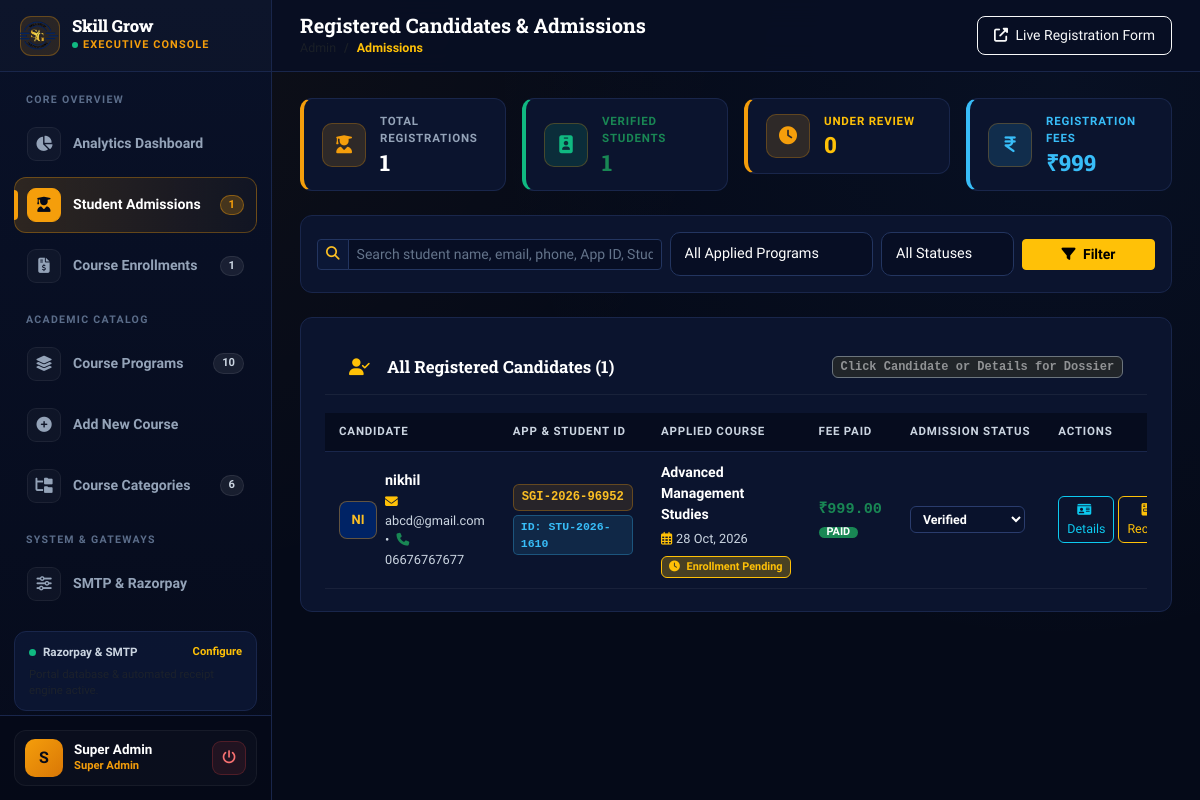
Screenshot of /admin/admissions.php (signed in) with the database file from the repository.
### tables this page shows
CREATE TABLE `admissions` (
  `id` int NOT NULL,
  `student_id` varchar(30) DEFAULT NULL,
  `application_id` varchar(30) NOT NULL,
  `full_name` varchar(120) NOT NULL,
  `email` varchar(120) NOT NULL,
  `phone` varchar(20) NOT NULL,
  `course_name` varchar(150) NOT NULL,
  `qualification` varchar(100) DEFAULT NULL,
  `aadhaar_number` varchar(20) DEFAULT NULL,
  `fee_amount` decimal(10,2) DEFAULT '999.00',
  `payment_status` enum('paid','pending','failed') DEFAULT 'paid',
  `payment_method` varchar(50) DEFAULT 'UPI',
  `admission_status` enum('verified','under_review','approved','rejected') DEFAULT 'verified',
  `created_at` timestamp NULL DEFAULT CURRENT_TIMESTAMP,
  `photo_doc` varchar(255) DEFAULT NULL,
  `aadhaar_doc` varchar(255) DEFAULT NULL,
  `marksheet_doc` varchar(255) DEFAULT NULL,
  `razorpay_order_id` varchar(100) DEFAULT NULL,
  `razorpay_payment_id` varchar(100) DEFAULT NULL,
  `otp_code` varchar(10) DEFAULT NULL,
  `otp_verified` tinyint(1) DEFAULT '0'
);

### admin/admissions.php (the view, shortened to what this page needs)
<?php
require_once __DIR__ . '/../includes/db.php';
$search = trim($_GET['search'] ?? '');
$sql = "SELECT * FROM admissions WHERE 1=1";
$params = [];
$sql .= " ORDER BY id DESC";
$stmt = $pdo->prepare($sql);
$stmt->execute($params);
$admissions = $stmt->fetchAll();
$statAdm = [
    'total_registered' => $pdo->query("SELECT COUNT(*) FROM admissions")->fetchColumn() ?: 0,
    'total_verified'   => $pdo->query("SELECT COUNT(*) FROM admissions WHERE admission_status = 'verified'")->fetchColumn() ?: 0,
    'total_review'     => $pdo->query("SELECT COUNT(*) FROM admissions WHERE admission_status = 'under_review'")->fetchColumn() ?: 0,
    'total_fee'        => $pdo->query("SELECT SUM(fee_amount) FROM admissions WHERE payment_status = 'paid'")->fetchColumn() ?: 0,
];
$linkedEnrollmentsMap = [];
?>
<!DOCTYPE html>
<html lang="en">
<head>
  <link href="https://cdn.jsdelivr.net/npm/bootstrap@5.3.3/dist/css/bootstrap.min.css" rel="stylesheet">
  <link rel="stylesheet" href="https://cdnjs.cloudflare.com/ajax/libs/font-awesome/6.5.0/css/all.min.css">
  <link rel="stylesheet" href="assets/css/admin.css">
</head>
<body>
  <div class="admin-layout-wrapper">
    <?php require_once __DIR__ . '/includes/sidebar.php'; ?>
    <div class="admin-main">
      <header class="admin-topbar">
        <div class="d-flex align-items-center gap-3">
          <div>
            <h1 class="page-title-text" style="font-size: 1.25rem; font-family: var(--font-heading); margin: 0; font-weight: 700;">
              Registered Candidates & Admissions
            </h1>
            <nav aria-label="breadcrumb">
              <ol class="breadcrumb mb-0" style="font-size: 0.78rem;">
                <li class="breadcrumb-item"><a href="index.php" class="text-muted text-decoration-none">Admin</a></li>
                <li class="breadcrumb-item active text-warning">Admissions</li>
              </ol>
            </nav>
          </div>
        </div>
        <div class="d-flex gap-2">
          <a href="../register.php" target="_blank" class="btn btn-outline-light btn-sm px-3 py-2 rounded-3">
            <i class="fas fa-external-link-alt me-1"></i> Live Registration Form
          </a>
        </div>
      </header>
      <main class="admin-content">
        <div class="row g-3 mb-4">
          <div class="col-md-3">
            <div class="stat-metric-card" style="border-left: 4px solid var(--admin-primary);">
              <div class="stat-metric-icon" style="background: rgba(245, 158, 11, 0.15); color: #f59e0b;">
                <i class="fas fa-user-graduate"></i>
              </div>
              <div>
                <div class="stat-metric-title">Total Registrations</div>
                <div class="text-white stat-metric-val"><?= number_format($statAdm['total_registered']) ?></div>
              </div>
            </div>
          </div>
          <div class="col-md-3">
            <div class="stat-metric-card" style="border-left: 4px solid #10b981;">
              <div class="stat-metric-icon" style="background: rgba(16, 185, 129, 0.15); color: #10b981;">
                <i class="fas fa-id-badge"></i>
              </div>
              <div>
                <div class="stat-metric-title text-success">Verified Students</div>
                <div class="text-success stat-metric-val"><?= number_format($statAdm['total_verified']) ?></div>
              </div>
            </div>
          </div>
          <div class="col-md-3">
            <div class="stat-metric-card" style="border-left: 4px solid #f59e0b;">
              <div class="stat-metric-icon" style="background: rgba(245, 158, 11, 0.15); color: #f59e0b;">
                <i class="fas fa-clock"></i>
              </div>
              <div>
                <div class="stat-metric-title text-warning">Under Review</div>
                <div class="text-warning stat-metric-val"><?= number_format($statAdm['total_review']) ?></div>
              </div>
            </div>
          </div>
          <div class="col-md-3">
            <div class="stat-metric-card" style="border-left: 4px solid #38bdf8;">
              <div class="stat-metric-icon" style="background: rgba(56, 189, 248, 0.15); color: #38bdf8;">
                <i class="fas fa-indian-rupee-sign"></i>
              </div>
              <div>
                <div class="stat-metric-title" style="color: #38bdf8;">Registration Fees</div>
                <div class="stat-metric-val" style="color: #38bdf8;">₹<?= number_format((float)$statAdm['total_fee'], 0) ?></div>
              </div>
            </div>
          </div>
        </div>
        <div class="bento-card mb-4 p-3" style="border-radius: 12px;">
          <form method="GET" action="admissions.php" class="row g-2 align-items-center">
            <div class="col-md-5">
              <div class="input-group input-group-sm">
                <span class="input-group-text admin-search-icon-box"><i class="fas fa-search" style="color: #fbbf24;"></i></span>
                <input type="text" class="form-control form-control-sm admin-search-input" name="search" value="<?= htmlspecialchars($search) ?>" placeholder="Search student name, email, phone, App ID, Student ID, Aadhaar...">
              </div>
            </div>
            <div class="col-md-3">
              <select class="form-select form-select-sm admin-search-select" name="course">
                <option value="">All Applied Programs</option>
              </select>
            </div>
            <div class="col-md-2">
              <select class="form-select form-select-sm admin-search-select" name="status">
                <option value="">All Statuses</option>
              </select>
            </div>
            <div class="col-md-2 d-flex gap-2">
              <button type="submit" class="btn btn-warning btn-sm fw-bold flex-grow-1">
                <i class="fas fa-filter me-1"></i> Filter
              </button>
            </div>
          </form>
        </div>
        <div class="bento-card" style="border-radius: 12px; overflow: hidden;">
          <div class="bento-header d-flex justify-content-between align-items-center py-3 px-4">
            <h2 class="bento-title mb-0" style="font-size: 1.05rem;">
              <i class="fas fa-user-check text-warning me-2"></i> All Registered Candidates (<?= count($admissions) ?>)
            </h2>
            <span class="badge bg-dark border border-secondary text-white-50 font-monospace" style="font-size: 0.75rem;">
              Click Candidate or Details for Dossier
            </span>
          </div>
          <div class="table-responsive">
            <table class="admin-table">
              <thead>
                <tr>
                  <th>Candidate</th>
                  <th>App & Student ID</th>
                  <th>Applied Course</th>
                  <th>Fee Paid</th>
                  <th>Admission Status</th>
                  <th>Actions</th>
                </tr>
              </thead>
              <tbody>
                <?php if (!empty($admissions)): ?>
                  <?php foreach ($admissions as $adm):
                    $jsonPayload = htmlspecialchars(json_encode($adm, JSON_HEX_TAG | JSON_HEX_APOS | JSON_HEX_QUOT | JSON_HEX_AMP), ENT_QUOTES, 'UTF-8');
                  ?>
                    <tr>
                      <td>
                        <div class="d-flex align-items-center gap-2">
                          <?php if (!empty($adm['photo_doc']) && file_exists(__DIR__ . '/../' . $adm['photo_doc'])): ?>
                            <img src="../<?= htmlspecialchars($adm['photo_doc']) ?>" alt="Photo" class="student-avatar-thumb" onclick='openDossierModal(<?= $jsonPayload ?>)' title="Click to view Dossier">
                          <?php else: ?>
                            <span class="student-avatar-thumb" onclick='openDossierModal(<?= $jsonPayload ?>)' title="Click to view Dossier">
                              <?= strtoupper(substr($adm['full_name'], 0, 2)) ?>
                            </span>
                          <?php endif; ?>
                          <div>
                            <div>
                              <button type="button" class="student-btn-link" onclick='openDossierModal(<?= $jsonPayload ?>)' title="View Complete Student Dossier">
                                <?= htmlspecialchars($adm['full_name']) ?>
                              </button>
                            </div>
                            <div class="text-light-contrast">
                              <i class="fas fa-envelope text-warning me-1"></i><?= htmlspecialchars($adm['email']) ?>
                              &bull; <i class="fas fa-phone text-success ms-1 me-1"></i><?= htmlspecialchars($adm['phone']) ?>
                            </div>
                          </div>
                        </div>
                      </td>
                      <td>
                        <div>
                          <span class="enrollment-badge"><?= htmlspecialchars($adm['application_id']) ?></span>
                        </div>
                        <div class="mt-1">
                          <?php if (!empty($adm['student_id'])): ?>
                            <span class="stu-id-badge" onclick='openDossierModal(<?= $jsonPayload ?>)' title="Click to view Dossier">
                              ID: <?= htmlspecialchars($adm['student_id']) ?>
                            </span>
                          <?php else: ?>
                            <span class="text-muted font-monospace" style="font-size: 0.72rem;">ID: Pending</span>
                          <?php endif; ?>
                        </div>
                      </td>
                      <td>
                        <div class="fw-bold text-white mb-1" style="font-size: 0.88rem;">
                          <?= htmlspecialchars($adm['course_name']) ?>
                        </div>
                        <div class="d-flex align-items-center gap-2 flex-wrap">
                          <span class="text-light-contrast">
                            <i class="far fa-calendar-alt text-warning me-1"></i><?= date('d M, Y', strtotime($adm['created_at'])) ?>
                          </span>
                          <?php if (isset($linkedEnrollmentsMap[$adm['application_id']])): ?>
                            <?php $lEnr = $linkedEnrollmentsMap[$adm['application_id']]; ?>
                            <a href="enrollments.php?search=<?= urlencode($lEnr['enrollment_id']) ?>" class="badge bg-success bg-opacity-25 text-success border border-success text-decoration-none" style="font-size: 0.68rem;" title="View Course Enrollment">
                              <i class="fas fa-graduation-cap me-1"></i> Enrolled: <?= htmlspecialchars($lEnr['enrollment_id']) ?>
                            </a>
                          <?php else: ?>
                            <span class="badge bg-warning bg-opacity-25 text-warning border border-warning" style="font-size: 0.68rem;">
                              <i class="fas fa-clock me-1"></i> Enrollment Pending
                            </span>
                          <?php endif; ?>
                        </div>
                      </td>
                      <td>
                        <div class="d-flex align-items-center gap-1">
                          <span class="text-success fw-bold font-monospace" style="font-size: 0.95rem;">
                            ₹<?= number_format((float)$adm['fee_amount'], 2) ?>
                          </span>
                        </div>
                        <span class="badge bg-success text-white px-2 py-0 mt-1" style="font-size: 0.68rem; font-weight: 800;">
                          PAID
                        </span>
                      </td>
                      <td>
                        <form method="POST" action="admissions.php" class="d-inline">
                          <select name="status" class="status-select-sm" onchange="this.form.submit()">
                            <option value="verified" <?= ($adm['admission_status'] === 'verified') ? 'selected' : '' ?>>Verified</option>
                          </select>
                        </form>
                      </td>
                      <td>
                        <div class="d-flex align-items-center gap-1">
                          <button type="button" class="btn btn-outline-info btn-sm px-2 py-1" onclick='openDossierModal(<?= $jsonPayload ?>)' title="View Complete Student Dossier & Documents" style="border-radius: 6px; font-size: 0.78rem;">
                            <i class="fas fa-id-card me-1"></i> Details
                          </button>
                          <a href="../download-receipt.php?app_id=<?= urlencode($adm['application_id']) ?>" target="_blank" class="btn btn-outline-warning btn-sm px-2 py-1" title="View Official Admission Receipt" style="border-radius: 6px; font-size: 0.78rem;">
                            <i class="fas fa-file-invoice me-1"></i> Receipt
                          </a>
                        </div>
                      </td>
                    </tr>
                  <?php endforeach; ?>
                <?php endif; ?>
              </tbody>
            </table>
          </div>
        </div>
      </main>
    </div>
  </div>
</body>
</html>

### rows the page displays
admissions: otp_verified "1", fee_amount "999", full_name "NI", full_name "nikhil", email "abcd@gmail.com", phone "06676767677", application "SGI-2026-96952", student "STU-2026-1610", course_name "Advanced Management Studies", created_at "28 Oct, 2026", shows "Enrollment Pending", fee_amount "999.00", status "Verified"

### other values shown
$sbAdmCount "1"
$sbEnrCount "1"
$sbCourseCount "10"
$sbCatCount "6"
substr($_SESSION['admin_name'] ?? 'S', 0, 1) "S"
$_SESSION['admin_name'] "Super Admin"
str_replace('_', ' ', $_SESSION['admin_role'] ?? 'super_admin') "Super Admin"
$statAdm['total_review'] "0"
count($admissions) "1"
